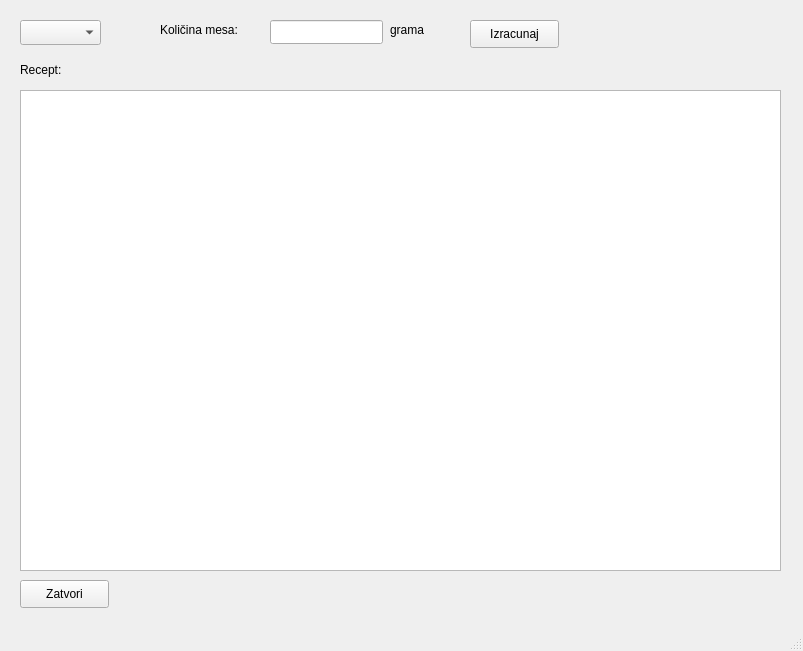
<?xml version="1.0" encoding="UTF-8"?>
<ui version="4.0">
 <class>MainWindow</class>
 <widget class="QMainWindow" name="MainWindow">
  <property name="geometry">
   <rect>
    <x>0</x>
    <y>0</y>
    <width>803</width>
    <height>651</height>
   </rect>
  </property>
  <property name="windowTitle">
   <string>MainWindow</string>
  </property>
  <widget class="QWidget" name="centralwidget">
   <widget class="QTextBrowser" name="textBrowser">
    <property name="geometry">
     <rect>
      <x>20</x>
      <y>90</y>
      <width>761</width>
      <height>481</height>
     </rect>
    </property>
   </widget>
   <widget class="QLineEdit" name="lineEdit">
    <property name="geometry">
     <rect>
      <x>270</x>
      <y>20</y>
      <width>113</width>
      <height>24</height>
     </rect>
    </property>
   </widget>
   <widget class="QComboBox" name="comboBox">
    <property name="geometry">
     <rect>
      <x>20</x>
      <y>20</y>
      <width>81</width>
      <height>25</height>
     </rect>
    </property>
   </widget>
   <widget class="QLabel" name="label">
    <property name="geometry">
     <rect>
      <x>160</x>
      <y>20</y>
      <width>111</width>
      <height>20</height>
     </rect>
    </property>
    <property name="text">
     <string>Količina mesa:</string>
    </property>
   </widget>
   <widget class="QLabel" name="label_2">
    <property name="geometry">
     <rect>
      <x>390</x>
      <y>20</y>
      <width>69</width>
      <height>20</height>
     </rect>
    </property>
    <property name="text">
     <string>grama</string>
    </property>
   </widget>
   <widget class="QLabel" name="label_3">
    <property name="geometry">
     <rect>
      <x>20</x>
      <y>60</y>
      <width>69</width>
      <height>20</height>
     </rect>
    </property>
    <property name="text">
     <string>Recept:</string>
    </property>
   </widget>
   <widget class="QPushButton" name="pushButton">
    <property name="geometry">
     <rect>
      <x>470</x>
      <y>20</y>
      <width>89</width>
      <height>28</height>
     </rect>
    </property>
    <property name="text">
     <string>Izracunaj</string>
    </property>
   </widget>
   <widget class="QPushButton" name="pushButton_2">
    <property name="geometry">
     <rect>
      <x>20</x>
      <y>580</y>
      <width>89</width>
      <height>28</height>
     </rect>
    </property>
    <property name="text">
     <string>Zatvori</string>
    </property>
   </widget>
  </widget>
  <widget class="QMenuBar" name="menubar">
   <property name="geometry">
    <rect>
     <x>0</x>
     <y>0</y>
     <width>803</width>
     <height>22</height>
    </rect>
   </property>
  </widget>
  <widget class="QStatusBar" name="statusbar"/>
 </widget>
 <resources/>
 <connections/>
</ui>
